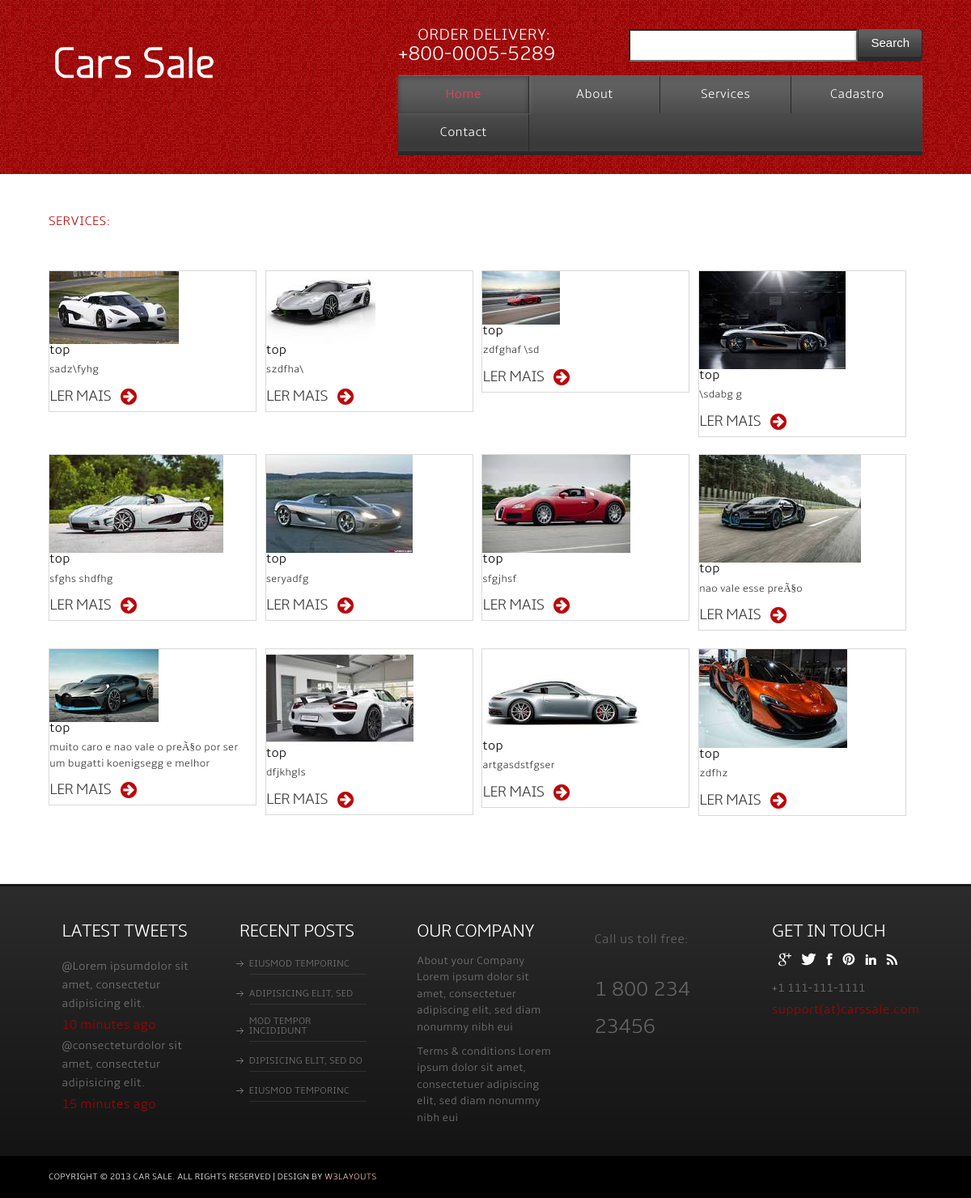
/services.php, run on the app's committed database.
### tables this page shows
CREATE TABLE `veiculos` (
  `codigovei` int(11) NOT NULL,
  `modelo` varchar(40) NOT NULL,
  `marca` varchar(40) NOT NULL,
  `descricao` text NOT NULL,
  `portas` int(2) NOT NULL,
  `ano_fab` char(4) NOT NULL,
  `ano_mod` char(4) NOT NULL,
  `cor` varchar(40) NOT NULL,
  `km` double NOT NULL,
  `placa` text NOT NULL,
  `valor` double NOT NULL,
  `obs` text NOT NULL,
  `dtinclu` date NOT NULL,
  `ativo` text NOT NULL,
  `fotonome1` longtext NOT NULL
);

### classVeiculo.php (called while the page is built, shortened)
<?php
class Carro extends PDO
{
    public function Listar(){
        return $this->query( "select * from veiculos order by descricao");
    }
}?>

### services.php (the view, shortened to what this page needs)
<!DOCTYPE HTML>
<html>
<head>
	<link href="css/style.css" rel="stylesheet" type="text/css" media="all" />
	<link rel="stylesheet" href="css/swipebox.css">
</head>
<body>
	<div class="header">
		<div class="wrap">
			<div class="header-bot">
				<div class="logo">
					<a href="index.php">
						<img src="images/logo.png" alt="">
					</a>
				</div>
				<div class="cart">
					<ul class="ph-no">
						<li class="item  first_item">
							<div class="item_html">
								<span class="text1">Order delivery:</span>
								<span class="text2">+800-0005-5289</span>
							</div>
						</li>
					</ul>
					<div id="top-search">
						<form method="get" action="#">
							<input type="text" name="s" class="input-search">
							<input type="submit" value="Search" id="submit">
						</form>
					</div>
					<?php
					include "menu.php";
					?>
	<div class="header-bottom">
		<div class="wrap">
			<div class="main-box">
				<div class="filter-wrapper ">
					<div class="category">
						<strong>SERVICES: </strong>
					</div>
				</div>
<?php
include "classVeiculo.php";
$veiculo = new Carro ( DB_STRING, DB_USER, DB_PASS);
$result3 = $veiculo->Listar();
$i = 0;
if (isset($result3))
{
  echo "<div class='gallery-grids'>";
  while ($Linha = $result3->fetchObject())
  {
	if($i == 0){
		echo "<div class='section group'>";
	}
	echo "<div class='col_1_of_4 span_1_of_4'><img src='".$Linha->fotonome1."'/>";
	  echo "<h4>".$Linha->descricao."</h4><p>".$Linha->obs."</p>";
	  echo "<p><a href='#' class='btn btn-primary'>Ler mais</a></p></div>";
	  $i++;
      if($i == 4){
        echo "<div class='clear'></div></div>";
        $i = 0;
      }
    }
  }
?>
			</div>
		</div>
	</div>
	<div class="footer">
		<div class="wrap">
			<div class="footer-top">
				<div class="col_1_of_5 span_1_of_5">
					<div class="footer-grid twitts">
						<h3>Latest Tweets</h3>
						<p>
							<label>@Lorem ipsum</label>dolor sit amet, consectetur adipisicing elit.</p>
						<span>10 minutes ago</span>
						<p>
							<label>@consectetur</label>dolor sit amet, consectetur adipisicing elit.</p>
						<span>15 minutes ago</span>
					</div>
				</div>
				<div class="col_1_of_5 span_1_of_5">
					<div class="footer-grid center-grid">
						<h3>Recent posts</h3>
						<ul>
							<li>
								<a href="#">eiusmod temporinc</a>
							</li>
							<li>
								<a href="#">adipisicing elit, sed</a>
							</li>
							<li>
								<a href="#">mod tempor incididunt</a>
							</li>
							<li>
								<a href="#">dipisicing elit, sed do</a>
							</li>
							<li>
								<a href="#">eiusmod temporinc</a>
							</li>
						</ul>
					</div>
				</div>
				<div class="col_1_of_5 span_1_of_5">
					<div class="footer-grid twitts">
						<h3>Our Company</h3>
						<div class="f_menu">
							<ul>
								<li>About your Company Lorem ipsum dolor sit amet, consectetuer adipiscing elit, sed diam nonummy nibh eui</li>
								<li>Terms &amp; conditions Lorem ipsum dolor sit amet, consectetuer adipiscing elit, sed diam nonummy nibh eui</li>
							</ul>
						</div>
					</div>
				</div>
				<div class="col_1_of_5 span_1_of_5">
					<div class="call_info">
						<p class="txt_3">Call us toll free:</p>
						<p class="txt_4">1 800 234 23456</p>
					</div>
				</div>
				<div class="col_1_of_5 span_1_of_5">
					<div class="footer-grid twitts">
						<h3>Get in touch</h3>
						<ul class="follow_icon">
							<li>
								<a href="#" style="opacity: 1;">
									<img src="images/follow_icon.png" alt="">
								</a>
							</li>
							<li>
								<a href="#" style="opacity: 1;">
									<img src="images/follow_icon1.png" alt="">
								</a>
							</li>
							<li>
								<a href="#" style="opacity: 1;">
									<img src="images/follow_icon2.png" alt="">
								</a>
							</li>
							<li>
								<a href="#" style="opacity: 1;">
									<img src="images/follow_icon3.png" alt="">
								</a>
							</li>
							<li>
								<a href="#" style="opacity: 1;">
									<img src="images/follow_icon4.png" alt="">
								</a>
							</li>
							<li>
								<a href="#" style="opacity: 1;">
									<img src="images/follow_icon5.png" alt="">
								</a>
							</li>
						</ul>
						<p>+1 111-111-1111</p>
						<span>
							<a href="mailto:info@example.com">support(at)carssale.com</a>
						</span>
					</div>
				</div>
			</div>
		</div>
	</div>
	<div class="copy-right">
		<div class="wrap">
			<p>Copyright &copy; 2013 Car Sale. All Rights Reserved | Design by
				<a href="http://w3layouts.com/"> W3layouts</a>
			</p>
		</div>
	</div>
</body>
</html>

### data on the page
veiculos: fotonome1 (picture), descricao "top", obs "sadz\\fyhg"
veiculos: fotonome1 (picture), descricao "top", obs "szdfha\\"
veiculos: fotonome1 (picture), descricao "top", obs "zdfghaf \\sd"
veiculos: fotonome1 (picture), descricao "top", obs "\\sdabg g"
veiculos: fotonome1 (picture), descricao "top", obs "sfghs shdfhg"
veiculos: fotonome1 (picture), descricao "top", obs "seryadfg"
veiculos: fotonome1 (picture), descricao "top", obs "sfgjhsf"
veiculos: fotonome1 (picture), descricao "top", obs "nao vale esse preÃ§o"
veiculos: fotonome1 (picture), descricao "top", obs "muito caro e nao vale o preÃ§o por ser um bugatti koenigsegg e melhor"
veiculos: fotonome1 (picture), descricao "top", obs "dfjkhgls"
veiculos: fotonome1 (picture), descricao "top", obs "artgasdstfgser"
veiculos: fotonome1 (picture), descricao "top", obs "zdfhz"
